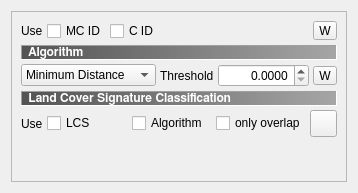
            <widget class="QWidget" name="page">
             <property name="geometry">
              <rect>
               <x>0</x>
               <y>0</y>
               <width>358</width>
               <height>193</height>
              </rect>
             </property>
             <attribute name="label">
              <string> Classification algorithm</string>
             </attribute>
             <layout class="QGridLayout" name="gridLayout_39">
              <item row="0" column="1">
               <widget class="QFrame" name="frame_2">
                <property name="frameShape">
                 <enum>QFrame::StyledPanel</enum>
                </property>
                <property name="frameShadow">
                 <enum>QFrame::Sunken</enum>
                </property>
                <layout class="QGridLayout" name="gridLayout_15">
                 <item row="0" column="0">
                  <layout class="QGridLayout" name="gridLayout_4">
                   <item row="1" column="0">
                    <spacer name="verticalSpacer">
                     <property name="orientation">
                      <enum>Qt::Vertical</enum>
                     </property>
                     <property name="sizeHint" stdset="0">
                      <size>
                       <width>20</width>
                       <height>40</height>
                      </size>
                     </property>
                    </spacer>
                   </item>
                   <item row="0" column="0">
                    <layout class="QGridLayout" name="gridLayout_5">
                     <property name="spacing">
                      <number>4</number>
                     </property>
                     <item row="0" column="0" colspan="2">
                      <layout class="QGridLayout" name="gridLayout_33">
                       <item row="2" column="1">
                        <widget class="QLabel" name="label_16">
                         <property name="sizePolicy">
                          <sizepolicy hsizetype="Minimum" vsizetype="Minimum">
                           <horstretch>0</horstretch>
                           <verstretch>0</verstretch>
                          </sizepolicy>
                         </property>
                         <property name="maximumSize">
                          <size>
                           <width>100</width>
                           <height>16777215</height>
                          </size>
                         </property>
                         <property name="text">
                          <string>Threshold</string>
                         </property>
                        </widget>
                       </item>
                       <item row="2" column="0">
                        <widget class="QComboBox" name="algorithm_combo">
                         <property name="sizePolicy">
                          <sizepolicy hsizetype="Expanding" vsizetype="Fixed">
                           <horstretch>0</horstretch>
                           <verstretch>0</verstretch>
                          </sizepolicy>
                         </property>
                         <property name="minimumSize">
                          <size>
                           <width>100</width>
                           <height>0</height>
                          </size>
                         </property>
                         <property name="toolTip">
                          <string>&lt;html&gt;&lt;head/&gt;&lt;body&gt;&lt;p&gt;Select a classification algorithm&lt;/p&gt;&lt;/body&gt;&lt;/html&gt;</string>
                         </property>
                         <item>
                          <property name="text">
                           <string>Minimum Distance</string>
                          </property>
                         </item>
                         <item>
                          <property name="text">
                           <string>Maximum Likelihood</string>
                          </property>
                         </item>
                         <item>
                          <property name="text">
                           <string>Spectral Angle Mapping</string>
                          </property>
                         </item>
                        </widget>
                       </item>
                       <item row="2" column="2">
                        <widget class="QDoubleSpinBox" name="alg_threshold_SpinBox">
                         <property name="sizePolicy">
                          <sizepolicy hsizetype="Maximum" vsizetype="Fixed">
                           <horstretch>0</horstretch>
                           <verstretch>0</verstretch>
                          </sizepolicy>
                         </property>
                         <property name="maximumSize">
                          <size>
                           <width>100</width>
                           <height>16777215</height>
                          </size>
                         </property>
                         <property name="toolTip">
                          <string>&lt;html&gt;&lt;head/&gt;&lt;body&gt;&lt;p&gt;Set a classification threshold for all signatures&lt;/p&gt;&lt;/body&gt;&lt;/html&gt;</string>
                         </property>
                         <property name="alignment">
                          <set>Qt::AlignRight|Qt::AlignTrailing|Qt::AlignVCenter</set>
                         </property>
                         <property name="decimals">
                          <number>4</number>
                         </property>
                         <property name="maximum">
                          <double>10000.000000000000000</double>
                         </property>
                        </widget>
                       </item>
                       <item row="2" column="3">
                        <widget class="QToolButton" name="algorithm_threshold_button">
                         <property name="toolTip">
                          <string>&lt;html&gt;&lt;head/&gt;&lt;body&gt;&lt;p&gt;Open tab Signature threshold&lt;/p&gt;&lt;/body&gt;&lt;/html&gt;</string>
                         </property>
                         <property name="styleSheet">
                          <string notr="true">margin: 0px;padding: 0px;</string>
                         </property>
                         <property name="text">
                          <string>W</string>
                         </property>
                         <property name="icon">
                          <iconset resource="resources.qrc">
                           <normaloff>:/plugins/semiautomaticclassificationplugin/icons/semiautomaticclassificationplugin_threshold_tool.png</normaloff>:/plugins/semiautomaticclassificationplugin/icons/semiautomaticclassificationplugin_threshold_tool.png</iconset>
                         </property>
                         <property name="iconSize">
                          <size>
                           <width>22</width>
                           <height>22</height>
                          </size>
                         </property>
                        </widget>
                       </item>
                       <item row="0" column="0" colspan="4">
                        <layout class="QHBoxLayout" name="horizontalLayout_3">
                         <item>
                          <widget class="QLabel" name="label_20">
                           <property name="sizePolicy">
                            <sizepolicy hsizetype="Maximum" vsizetype="Preferred">
                             <horstretch>0</horstretch>
                             <verstretch>0</verstretch>
                            </sizepolicy>
                           </property>
                           <property name="text">
                            <string>Use</string>
                           </property>
                          </widget>
                         </item>
                         <item>
                          <widget class="QCheckBox" name="macroclass_checkBox">
                           <property name="sizePolicy">
                            <sizepolicy hsizetype="Maximum" vsizetype="Fixed">
                             <horstretch>0</horstretch>
                             <verstretch>0</verstretch>
                            </sizepolicy>
                           </property>
                           <property name="toolTip">
                            <string>&lt;html&gt;&lt;head/&gt;&lt;body&gt;&lt;p&gt;Use the ID of macroclasses for the classification&lt;/p&gt;&lt;/body&gt;&lt;/html&gt;</string>
                           </property>
                           <property name="text">
                            <string>MC ID</string>
                           </property>
                          </widget>
                         </item>
                         <item>
                          <widget class="QCheckBox" name="class_checkBox">
                           <property name="sizePolicy">
                            <sizepolicy hsizetype="Maximum" vsizetype="Fixed">
                             <horstretch>0</horstretch>
                             <verstretch>0</verstretch>
                            </sizepolicy>
                           </property>
                           <property name="toolTip">
                            <string>&lt;html&gt;&lt;head/&gt;&lt;body&gt;&lt;p&gt;Use the ID of classes for the classification&lt;/p&gt;&lt;/body&gt;&lt;/html&gt;</string>
                           </property>
                           <property name="text">
                            <string>C ID</string>
                           </property>
                          </widget>
                         </item>
                         <item>
                          <spacer name="horizontalSpacer_8">
                           <property name="orientation">
                            <enum>Qt::Horizontal</enum>
                           </property>
                           <property name="sizeHint" stdset="0">
                            <size>
                             <width>40</width>
                             <height>20</height>
                            </size>
                           </property>
                          </spacer>
                         </item>
                         <item>
                          <widget class="QToolButton" name="algorithm_weight_button">
                           <property name="toolTip">
                            <string>&lt;html&gt;&lt;head/&gt;&lt;body&gt;&lt;p&gt;Open tab Algorithm band weight&lt;/p&gt;&lt;/body&gt;&lt;/html&gt;</string>
                           </property>
                           <property name="styleSheet">
                            <string notr="true">margin: 0px;padding: 0px;</string>
                           </property>
                           <property name="text">
                            <string>W</string>
                           </property>
                           <property name="icon">
                            <iconset resource="resources.qrc">
                             <normaloff>:/plugins/semiautomaticclassificationplugin/icons/semiautomaticclassificationplugin_weight_tool.png</normaloff>:/plugins/semiautomaticclassificationplugin/icons/semiautomaticclassificationplugin_weight_tool.png</iconset>
                           </property>
                           <property name="iconSize">
                            <size>
                             <width>22</width>
                             <height>22</height>
                            </size>
                           </property>
                          </widget>
                         </item>
                        </layout>
                       </item>
                       <item row="1" column="0" colspan="4">
                        <widget class="QLabel" name="label_43">
                         <property name="font">
                          <font>
                           <family>FreeSans</family>
                           <weight>75</weight>
                           <bold>true</bold>
                          </font>
                         </property>
                         <property name="styleSheet">
                          <string notr="true">background-color : qlineargradient(spread:pad, x1:0, y1:0, x2:1, y2:0, stop:0 #535353, stop:1 #a6a6a6); color : white</string>
                         </property>
                         <property name="frameShape">
                          <enum>QFrame::Panel</enum>
                         </property>
                         <property name="frameShadow">
                          <enum>QFrame::Sunken</enum>
                         </property>
                         <property name="text">
                          <string> Algorithm</string>
                         </property>
                         <property name="alignment">
                          <set>Qt::AlignLeading|Qt::AlignLeft|Qt::AlignVCenter</set>
                         </property>
                        </widget>
                       </item>
                      </layout>
                     </item>
                     <item row="1" column="0" colspan="2">
                      <layout class="QGridLayout" name="gridLayout_43">
                       <item row="1" column="0">
                        <widget class="QLabel" name="label_21">
                         <property name="sizePolicy">
                          <sizepolicy hsizetype="Maximum" vsizetype="Preferred">
                           <horstretch>0</horstretch>
                           <verstretch>0</verstretch>
                          </sizepolicy>
                         </property>
                         <property name="text">
                          <string>Use</string>
                         </property>
                        </widget>
                       </item>
                       <item row="1" column="1">
                        <widget class="QCheckBox" name="LC_signature_checkBox">
                         <property name="toolTip">
                          <string>&lt;html&gt;&lt;head/&gt;&lt;body&gt;&lt;p&gt;If checked, the Land Cover Signature Classification is used&lt;/p&gt;&lt;/body&gt;&lt;/html&gt;</string>
                         </property>
                         <property name="text">
                          <string>LCS</string>
                         </property>
                        </widget>
                       </item>
                       <item row="1" column="2">
                        <widget class="QCheckBox" name="LCS_class_algorithm_checkBox">
                         <property name="toolTip">
                          <string>&lt;html&gt;&lt;head/&gt;&lt;body&gt;&lt;p&gt;If checked, the selected Algorithm is used for unclassified pixels of the Land Cover Signature Classification&lt;/p&gt;&lt;/body&gt;&lt;/html&gt;</string>
                         </property>
                         <property name="text">
                          <string>Algorithm</string>
                         </property>
                        </widget>
                       </item>
                       <item row="1" column="3">
                        <widget class="QCheckBox" name="LCS_leave_unclassified_checkBox">
                         <property name="toolTip">
                          <string>&lt;html&gt;&lt;head/&gt;&lt;body&gt;&lt;p&gt;If checked, the selected Algorithm is used only for class overlapping pixels of the Land Cover Signature Classification&lt;/p&gt;&lt;/body&gt;&lt;/html&gt;</string>
                         </property>
                         <property name="text">
                          <string>only overlap</string>
                         </property>
                        </widget>
                       </item>
                       <item row="1" column="4">
                        <widget class="QToolButton" name="LC_signature_button">
                         <property name="toolTip">
                          <string>&lt;html&gt;&lt;head/&gt;&lt;body&gt;&lt;p&gt;Open tab LCS threshold&lt;/p&gt;&lt;/body&gt;&lt;/html&gt;</string>
                         </property>
                         <property name="styleSheet">
                          <string notr="true">margin: 0px;padding: 0px;</string>
                         </property>
                         <property name="text">
                          <string/>
                         </property>
                         <property name="icon">
                          <iconset resource="resources.qrc">
                           <normaloff>:/plugins/semiautomaticclassificationplugin/icons/semiautomaticclassificationplugin_LCS_threshold_tool.png</normaloff>:/plugins/semiautomaticclassificationplugin/icons/semiautomaticclassificationplugin_LCS_threshold_tool.png</iconset>
                         </property>
                         <property name="iconSize">
                          <size>
                           <width>22</width>
                           <height>22</height>
                          </size>
                         </property>
                        </widget>
                       </item>
                       <item row="0" column="0" colspan="5">
                        <widget class="QLabel" name="label_46">
                         <property name="font">
                          <font>
                           <family>FreeSans</family>
                           <weight>75</weight>
                           <bold>true</bold>
                          </font>
                         </property>
                         <property name="styleSheet">
                          <string notr="true">background-color : qlineargradient(spread:pad, x1:0, y1:0, x2:1, y2:0, stop:0 #535353, stop:1 #a6a6a6); color : white</string>
                         </property>
                         <property name="frameShape">
                          <enum>QFrame::Panel</enum>
                         </property>
                         <property name="frameShadow">
                          <enum>QFrame::Sunken</enum>
                         </property>
                         <property name="text">
                          <string> Land Cover Signature Classification</string>
                         </property>
                         <property name="alignment">
                          <set>Qt::AlignLeading|Qt::AlignLeft|Qt::AlignVCenter</set>
                         </property>
                        </widget>
                       </item>
                      </layout>
                     </item>
                    </layout>
                   </item>
                  </layout>
                 </item>
                </layout>
               </widget>
              </item>
             </layout>
            </widget>
